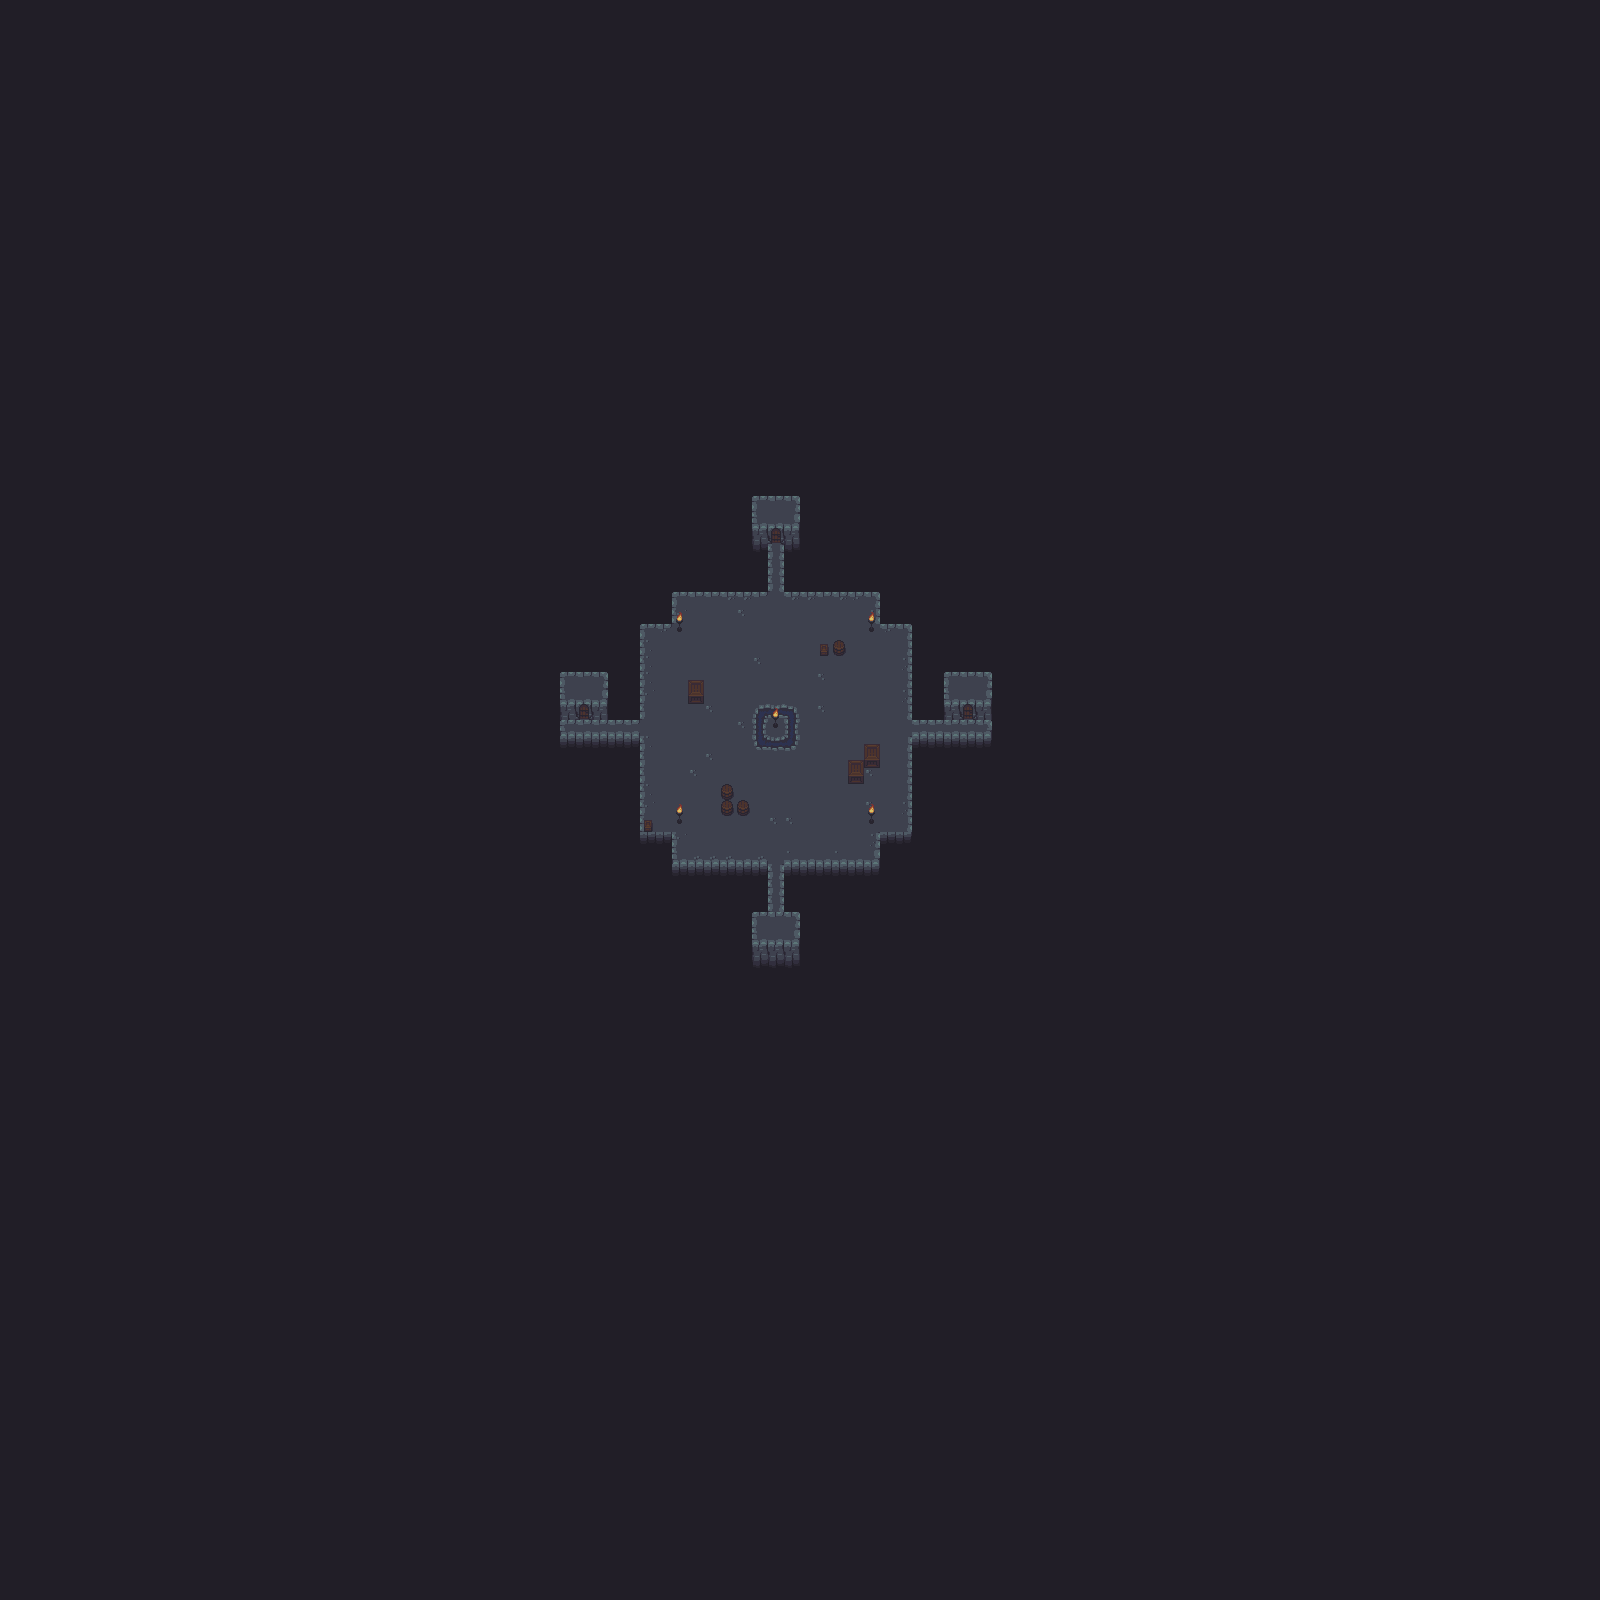

This is a level from a 2D game, rendered from its Tiled map with the project's own tilesets. A one-line summary and the map file follow, with tile-layer data summarised:
An orthogonal 100x100 tile map with 16x16 px tiles, 4 tile layers (bg, layer_base, boxes, torches).

<map version="1.2" tiledversion="1.2.5" orientation="orthogonal" renderorder="right-down" width="100" height="100" tilewidth="16" tileheight="16" infinite="0" nextlayerid="5" nextobjectid="1">
 <tileset firstgid="1" source="../../Art/Env/dungeonTiles.tsx" />
 <layer id="1" name="bg" width="100" height="100">
  <data>[10000 cells, 10000 non-empty, 1 distinct tile ids]</data>
 </layer>
 <layer id="2" name="layer_base" width="100" height="100">
  <data>[10000 cells, 356 non-empty, 59 distinct tile ids]</data>
 </layer>
 <layer id="3" name="boxes" width="100" height="100">
  <data>[10000 cells, 12 non-empty, 4 distinct tile ids]</data>
 </layer>
 <layer id="4" name="torches" width="100" height="100">
  <data>[10000 cells, 10 non-empty, 2 distinct tile ids]</data>
 </layer>
</map>
